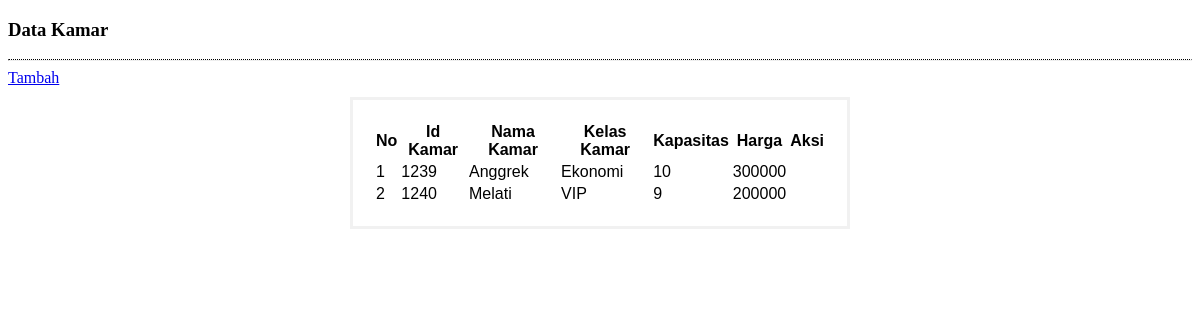
Before: /panggil/kamar/index.php with the older database file.
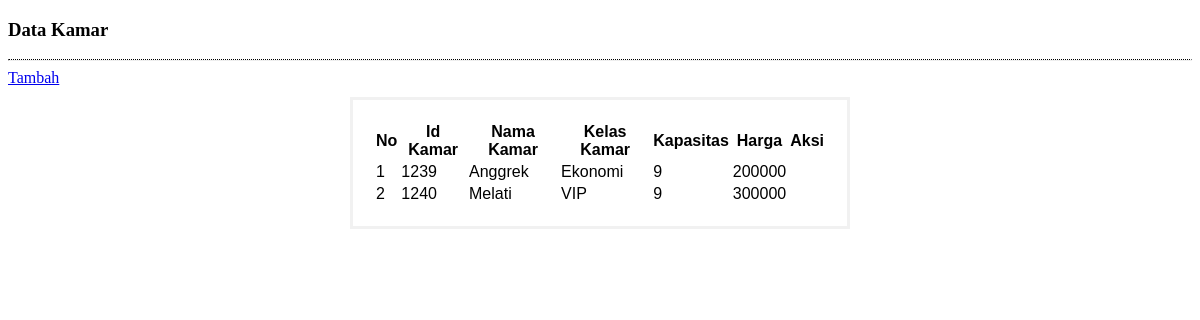
After: the same page with the newer database file.
### tables this page shows
CREATE TABLE `kamar` (
  `id_kamar` int(11) NOT NULL,
  `nama_kamar` varchar(20) NOT NULL,
  `kelas` varchar(10) NOT NULL,
  `kapasitas` int(10) NOT NULL,
  `harga` int(10) NOT NULL
);

### panggil/kamar/index.php (the view, shortened to what this page needs)
<!DOCTYPE html>
<html>
<head>
</head>
<body>
</body>
</html>
<?php
	require_once('koneksi.php');
	$query 	= "SELECT * FROM kamar";
	$link 	= "index.php?lihat=kamar/";
?>
<div class="row">
	<div class="col-lg-12">
		<h3 class = "text-primary">Data Kamar</h3>
		<hr style = "border-top:1px dotted #000;"/>
		<a href="<?= $link.'tambah' ?>" class="btn btn-success btn-sm">
			<span class="glyphicon glyphicon-plus"></span> Tambah
		</a>
		<div class="box-body table-responsive no-padding">
			<table class="table table-hover table-bordered" style="margin-top: 10px">
				<tr class="info">
					<th>No</th>
					<th>Id Kamar</th>
					<th>Nama Kamar</th>
					<th>Kelas Kamar</th>
					<th>Kapasitas</th>
					<th>Harga</th>
					<th style="text-align: center;">Aksi</th>
				</tr>
				<?php if($data = mysqli_query($koneksi,$query)): ?>
					<?php $no=1 ?>
					<?php while($tampil = mysqli_fetch_object($data)): ?>
						<tr>
							<td><?= $no ?></td>
							<td><?= $tampil->id_kamar?></td>
							<td><?= $tampil->nama_kamar?></td>
							<td><?= $tampil->kelas ?></td>
							<td><?= $tampil->kapasitas ?></td>
							<td><?= $tampil->harga ?></td>
							<td style="text-align: center;">
							</td>
						</tr>
						<?php $no++ ?>
					<?php endwhile ?>
				<?php endif ?>
			</table>
		</div>
	</div>
</div>

Changed rows visible on the page:
changed kamar "Anggrek": kapasitas "10" → "9"; harga "300000" → "200000"
changed kamar "Melati": harga "200000" → "300000"
